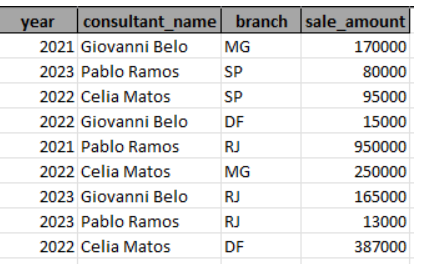
#> input picture exemplo-tabela.png, 425 x 264 px
$ python extrair-tabela.py
#> lines starting #> are read from the running program, lines starting #| are printed output that depends on the picture
import pytesseract
from PIL import Image
import cv2
import numpy as np

try:
    # Carregar a imagem
    image_path = input("Digite o nome do arquivo com a extensão: ")  # Caminho da imagem
#> the answer given: exemplo-tabela.png
    image = Image.open(image_path)
#> image is the input picture: PIL image 425x264 RGB; mean R, G, B 225.9, 225.9, 225.9

    # Converter a imagem para um formato que o OpenCV pode usar
    image_cv = cv2.cvtColor(np.array(image), cv2.COLOR_RGB2BGR)

    # Pré-processamento: converter para escala de cinza
    gray_image = cv2.cvtColor(image_cv, cv2.COLOR_BGR2GRAY)
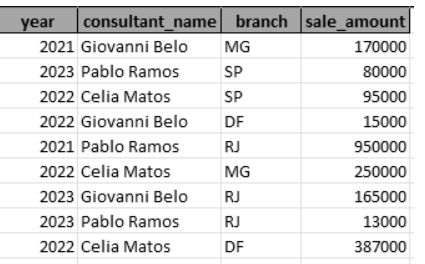
#> gray_image: shape (264, 425); min 0, max 255, mean 225.9

    # Aplicar binarização
    _, binary_image = cv2.threshold(gray_image, 150, 255, cv2.THRESH_BINARY_INV)
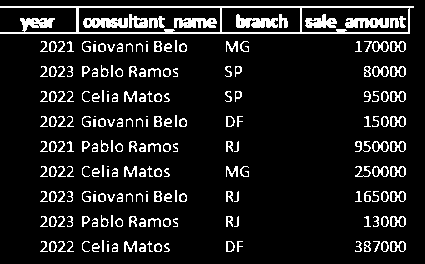
#> binary_image: shape (264, 425); 10.5% white in thin lines or dots

    # Extrair texto da imagem usando OCR com configuração para tabelas
    custom_config = r'--oem 3 --psm 6'  # Modo de segmentação para tabelas
#> (the run stopped early here; a loop or call above may not have finished)
